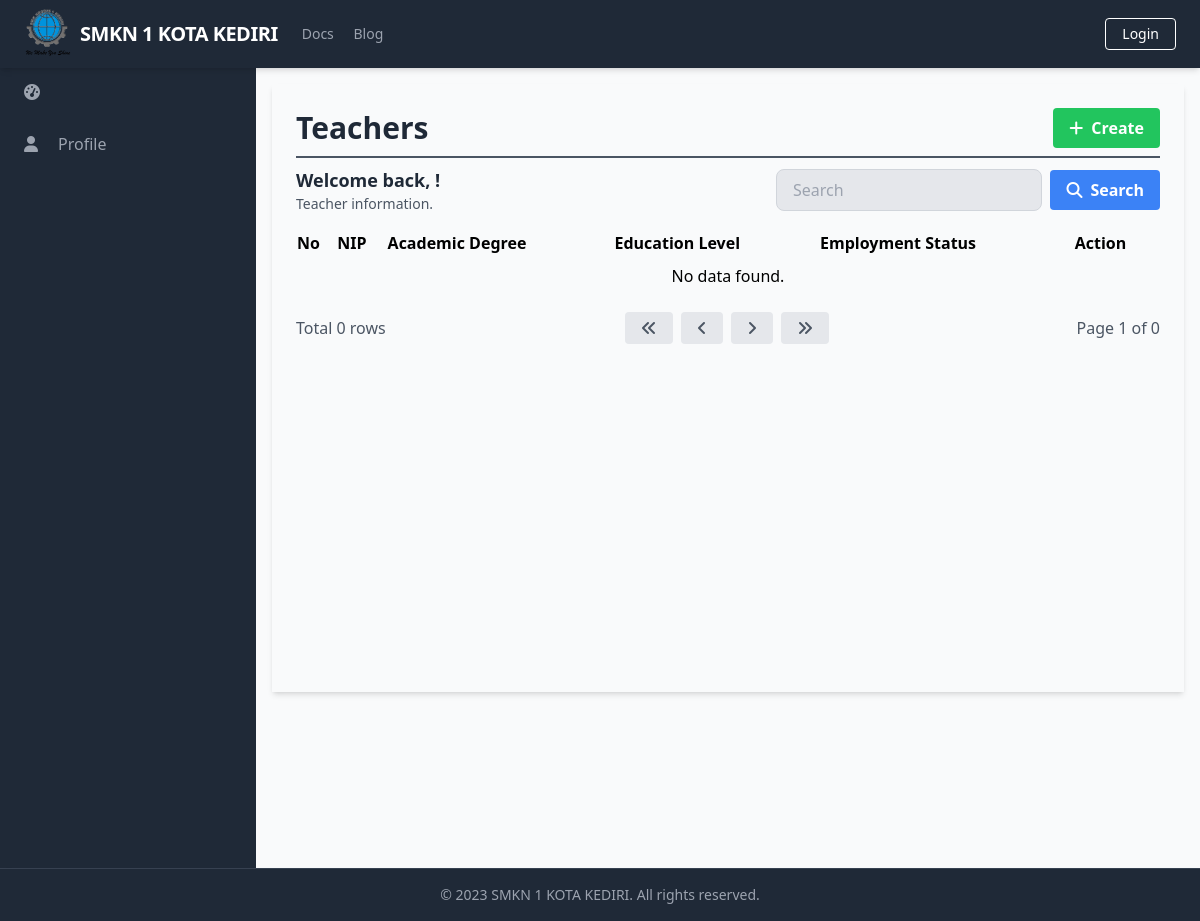
Before: /manage_teachers/manage_teachers_list.php with the older database file.
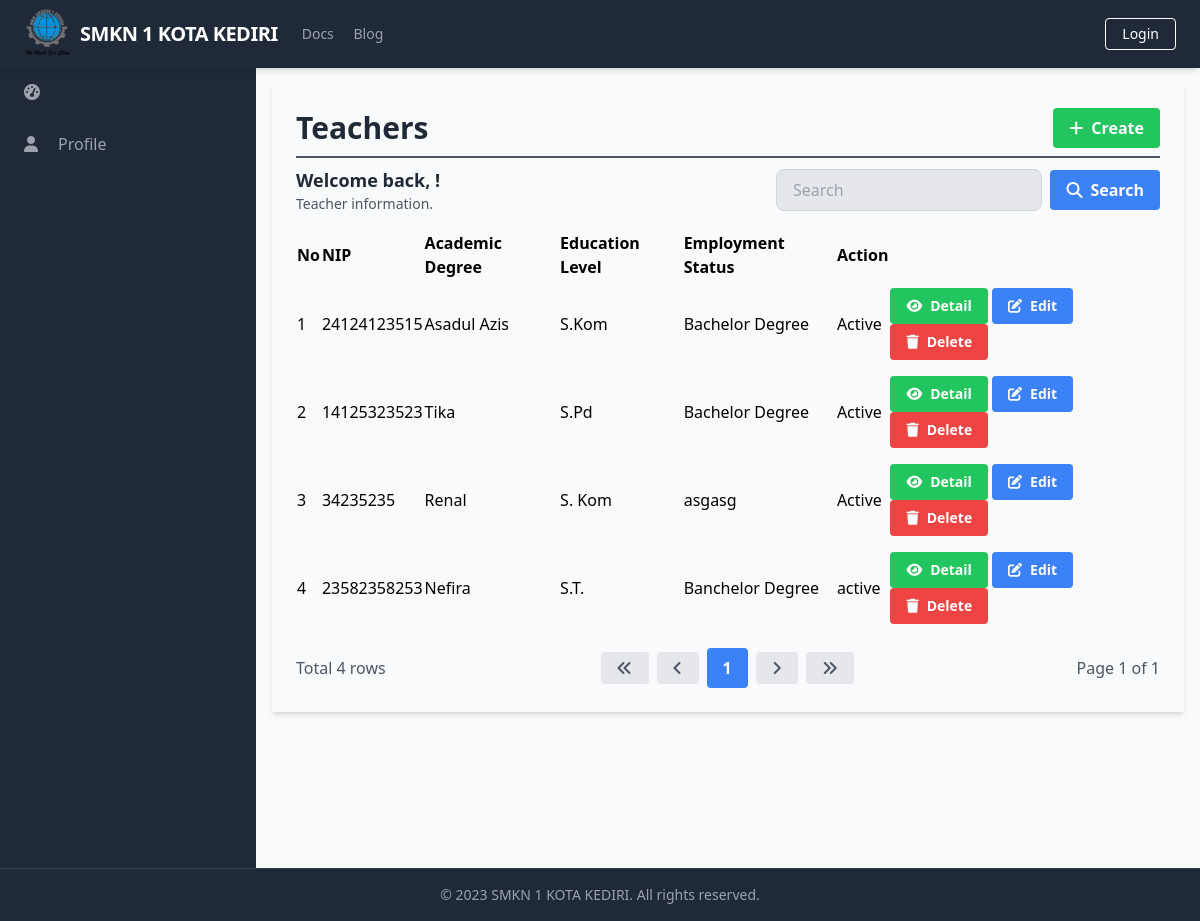
After: the same page with the newer database file.
### tables this page shows
CREATE TABLE `Teachers` (
  `TeacherID` int(11) NOT NULL,
  `NIP` varchar(20) NOT NULL,
  `AcademicDegree` varchar(50) DEFAULT NULL,
  `EducationLevel` varchar(50) DEFAULT NULL,
  `EmploymentStatus` varchar(50) DEFAULT NULL,
  `UserID` int(11) DEFAULT NULL
);

CREATE TABLE `Users` (
  `UserID` int(11) NOT NULL,
  `Username` varchar(50) NOT NULL,
  `Password` varchar(255) NOT NULL,
  `Email` varchar(100) NOT NULL,
  `FullName` varchar(100) DEFAULT NULL,
  `DateOfBirth` date DEFAULT NULL,
  `Gender` varchar(10) DEFAULT NULL,
  `Address` text DEFAULT NULL,
  `PhoneNumber` varchar(20) DEFAULT NULL,
  `RoleID` int(11) DEFAULT NULL,
  `AccountCreationDate` timestamp NOT NULL DEFAULT current_timestamp() ON UPDATE current_timestamp(),
  `LastLogin` datetime DEFAULT NULL,
  `AccountStatus` varchar(20) DEFAULT NULL,
  `ProfilePictureURL` varchar(255) DEFAULT NULL,
  `ActivationStatus` varchar(20) DEFAULT NULL
);

### database/connection.php (called while the page is built, shortened)
<?php
$baseUrl = "http://localhost/final_project_aziz_2023/";
$baseTitle = "SMKN 1 KOTA KEDIRI";
$baseLogoUrl = "http://localhost/final_project_aziz_2023/static/logo.png";

### public/manage_teachers/manage_teachers_list.php (the view, shortened to what this page needs)
<?php
require_once('../../database/connection.php');
?>
<?php include_once('../components/header.php'); ?>
<div class="h-screen flex flex-col">
    <?php include('../components/navbar.php'); ?>
    <div class="flex-grow bg-gray-50 flex flex-row shadow-md">
        <?php include('../components/sidebar.php'); ?>
        <main class="bg-gray-50 flex flex-col flex-1 overflow-y-scroll h-screen flex-shrink-0 sc-hide pb-40">
            <div class="flex items-start justify-start p-6 shadow-md m-4 flex-1 flex-col">
                <div class="flex flex-row justify-between items-center w-full border-b-2 border-gray-600 mb-2 pb-2">
                    <h1 class="text-3xl text-gray-800 font-semibold w-full">Teachers</h1>
                    <div class="flex flex-row justify-end items-center">
                        <a href="<?php echo $baseUrl; ?>public/manage_teachers/manage_teachers_create.php" class="bg-green-500 hover-bg-green-700 text-white font-bold py-2 px-4 rounded inline-flex items-center">
                            <i class="fas fa-plus mr-2"></i>
                            <span>Create</span>
                        </a>
                    </div>
                </div>
                <div class="flex flex-col w-full">
                    <div class="flex flex-row justify-between items-center w-full mb-2 pb-2">
                        <div>
                            <h2 class="text-lg text-gray-800 font-semibold">Welcome back, <?php echo $_SESSION['FullName']; ?>!</h2>
                            <p class="text-gray-600 text-sm">Teacher information.</p>
                        </div>
                        <form class="flex items-center justify-end space-x-2 w-96">
                            <input type="text" name="search" class="bg-gray-200 focus-bg-white focus-outline-none border border-gray-300 rounded-lg py-2 px-4 block w-full appearance-none leading-normal" placeholder="Search" value="<?php echo isset($_GET['search']) ? $_GET['search'] : ''; ?>">
                            <button type="submit" class="bg-blue-500 hover-bg-blue-700 text-white font-bold py-2 px-4 rounded space-x-2 inline-flex items-center">
                                <i class="fas fa-search"></i>
                                <span>Search</span>
                            </button>
                        </form>
                    </div>
                    <table class="min-w-full">
                        <thead>
                            <tr>
                                <th class="text-left">No</th>
                                <th class="text-left">NIP</th>
                                <th class="text-left">Academic Degree</th>
                                <th class="text-left">Education Level</th>
                                <th class="text-left">Employment Status</th>
                                <th class="text-left">Action</th>
                            </tr>
                        </thead>
                        <tbody>
                            <?php
                            $searchTerm = isset($_GET['search']) ? $_GET['search'] : '';
                            $page = isset($_GET['page']) ? $_GET['page'] : 1;
                            $query = "SELECT Teachers.TeacherID, Teachers.NIP, Teachers.AcademicDegree, Teachers.EducationLevel, Teachers.EmploymentStatus, Users.FullName
                        FROM Teachers
                        INNER JOIN Users ON Teachers.UserID = Users.UserID
                        WHERE Teachers.NIP LIKE '%$searchTerm%'
                        OR Teachers.AcademicDegree LIKE '%$searchTerm%'
                        OR Teachers.EducationLevel LIKE '%$searchTerm%'
                        OR Teachers.EmploymentStatus LIKE '%$searchTerm%'
                        LIMIT 15 OFFSET " . ($page - 1) * 15;
                            $result = $conn->query($query);
                            $queryCount = "SELECT COUNT(*) AS count
                             FROM Teachers
                             INNER JOIN Users ON Teachers.UserID = Users.UserID
                             WHERE Teachers.NIP LIKE '%$searchTerm%'";
                            $resultCount = $conn->query($queryCount);
                            $rowCount = $resultCount->fetch_assoc()['count'];
                            $totalPage = ceil($rowCount / 15);
                            $no = 1;
                            while ($row = $result->fetch_assoc()) {
                            ?>
                                <tr>
                                    <td class=""><?php echo $no++; ?></td>
                                    <td class=""><?php echo $row['NIP']; ?></td>
                                    <td class=""><?php echo $row['FullName']; ?></td>
                                    <td class=""><?php echo $row['AcademicDegree']; ?></td>
                                    <td class=""><?php echo $row['EducationLevel']; ?></td>
                                    <td class=""><?php echo $row['EmploymentStatus']; ?></td>
                                    <td class='py-2'>
                                        <a href="<?php echo $baseUrl; ?>public/manage_teachers/manage_teachers_detail.php?id=<?php echo $row['TeacherID'] ?>" class='bg-green-500 hover-bg-green-700 text-white font-bold py-2 px-4 rounded inline-flex items-center text-sm'>
                                            <i class='fas fa-eye mr-2'></i>
                                            <span>Detail</span>
                                        </a>
                                        <a href="<?php echo $baseUrl; ?>public/manage_teachers/manage_teachers_update.php?id=<?php echo $row['TeacherID'] ?>" class='bg-blue-500 hover-bg-blue-700 text-white font-bold py-2 px-4 rounded inline-flex items-center text-sm'>
                                            <i class='fas fa-edit mr-2'></i>
                                            <span>Edit</span>
                                        </a>
                                        <a href="#" onclick="confirmDelete(<?php echo $row['TeacherID']; ?>)" class='bg-red-500 hover-bg-red-700 text-white font-bold py-2 px-4 rounded inline-flex items-center text-sm'>
                                            <i class='fas fa-trash mr-2'></i>
                                            <span>Delete</span>
                                        </a>
                                    </td>
                                </tr>
                            <?php
                            }
                            if ($result->num_rows === 0) {
                            ?>
                                <tr>
                                    <td colspan="6" class="py-2 text-center">No data found.</td>
                                </tr>
                            <?php
                            }
                            ?>
                        </tbody>
                    </table>
                    <div class="flex flex-row justify-between items-center w-full mt-4">
                        <div class="flex flex-row justify-start items-center">
                            <span class="text-gray-600">Total <?php echo $rowCount; ?> rows</span>
                        </div>
                        <div class="flex flex-row justify-end items-center space-x-2">
                            <a href="?page=1&search=<?php echo $searchTerm; ?>" class="bg-gray-200 hover-bg-gray-300 text-gray-600 font-bold py-2 px-4 rounded inline-flex items-center">
                                <i class="fas fa-angle-double-left"></i>
                            </a>
                            <a href="?page=<?php if ($page == 1) {
                                                echo $page;
                                            } else {
                                                echo $page - 1;
                                            } ?>&search=<?php echo $searchTerm; ?>" class="bg-gray-200 hover-bg-gray-300 text-gray-600 font-bold py-2 px-4 rounded inline-flex items-center">
                                <i class="fas fa-angle-left"></i>
                            </a>
                            <?php
                            $startPage = $page - 2;
                            $endPage = $page + 2;
                            if ($startPage < 1) {
                                $endPage += abs($startPage) + 1;
                                $startPage = 1;
                            }
                            if ($endPage > $totalPage) {
                                $startPage -= $endPage - $totalPage;
                                $endPage = $totalPage;
                            }
                            if ($startPage < 1) {
                                $startPage = 1;
                            }
                            for ($i = $startPage; $i <= $endPage; $i++) {
                                if ($i == $page) {
                                    echo "<a href='?page=$i&search=$searchTerm' class='bg-blue-500 hover-bg-blue-700 text-white font-bold py-2 px-4 rounded inline-flex items-center'>$i</a>";
                                } else {
                                    echo "<a href='?page=$i&search=$searchTerm' class='bg-gray-200 hover-bg-gray-300 text-gray-600 font-bold py-2 px-4 rounded inline-flex items-center'>$i</a>";
                                }
                            }
                            ?>
                            <a href="?page=<?php if ($page == $totalPage) {
                                                echo $page;
                                            } else {
                                                echo $page + 1;
                                            } ?>&search=<?php echo $searchTerm; ?>" class="bg-gray-200 hover-bg-gray-300 text-gray-600 font-bold py-2 px-4 rounded inline-flex items-center">
                                <i class="fas fa-angle-right"></i>
                            </a>
                            <a href="?page=<?php echo $totalPage; ?>&search=<?php echo $searchTerm; ?>" class="bg-gray-200 hover-bg-gray-300 text-gray-600 font-bold py-2 px-4 rounded inline-flex items-center">
                                <i class="fas fa-angle-double-right"></i>
                            </a>
                        </div>
                        <div class="flex flex-row justify-end items-center ml-2">
                            <span class="text-gray-600">Page <?php echo $page; ?> of <?php echo $totalPage; ?></span>
                        </div>
                    </div>
                </div>
        </main>
    </div>
    <?php include('../components/footer.php'); ?>
</div>
</body>
</html>

### public/components/header.php (shortened to what this page needs)
<!DOCTYPE html>
<html lang="en">
<head>
    <link rel="stylesheet" href="<?php echo $baseUrl; ?>dist/output.css">
    <link rel="stylesheet" href="https://cdn.jsdelivr.net/npm/sweetalert2@11/dist/sweetalert2.min.css">
</head>
<body class="overflow-hidden">

### public/components/navbar.php (shortened to what this page needs)
<nav class="flex items-center justify-between flex-wrap bg-gray-800 py-2 px-6 shadow-md sticky top-0">
    <div class="flex items-center flex-shrink-0 text-white mr-6 ">
        <a href="<?php echo $baseUrl; ?>public/index.php" class="flex items-center space-x-2">
            <img src="<?php echo $baseLogoUrl; ?>" alt="Logo" class="w-12" />
            <span class="font-semibold text-xl tracking-tight"><?php echo $baseTitle; ?></span>
        </a>
    </div>
    <div class="w-full block flex-grow lg:flex lg:items-center lg:w-auto">
        <div class="text-sm lg:flex-grow">
            <a href="#responsive-header" class="block mt-4 lg:inline-block lg:mt-0 text-gray-400 hover:text-white mr-4">
                Docs
            </a>
            <a href="#responsive-header" class="block mt-4 lg:inline-block lg:mt-0 text-gray-400 hover:text-white">
                Blog
            </a>
        </div>
        <div>
            <?php
            if (isset($_SESSION['UserID'])) {
                echo '<a href="javascript:void(0);" onclick="confirmLogout()" class="inline-block text-sm px-4 py-2 leading-none border rounded text-white border-white hover:border-transparent hover:text-gray-500 hover:bg-white mt-4 lg:mt-0">Logout</a>';
            } else {
                echo '<a href="login.php" class="inline-block text-sm px-4 py-2 leading-none border rounded text-white border-white hover:border-transparent hover:text-gray-500 hover:bg-white mt-4 lg:mt-0">Login</a>';
            }
            ?>
        </div>
    </div>
</nav>

### public/components/sidebar.php (shortened to what this page needs)
<aside class="bg-gray-800 text-white w-64 overflow-y-scroll h-screen flex-shrink-0 sc-hide">
    <ul class="text-gray-400">
        <li class="px-6 py-4 hover:bg-gray-700 cursor-pointer space-x-2 flex items-center">
            <i class="fas fa-tachometer-alt mr-3"></i>
        </li>
        <li class="px-6 py-4 hover-bg-gray-700 cursor-pointer space-x-2 flex items-center">
            <i class="fas fa-user mr-3"></i>
            <a href="../profiles/profile.php">Profile</a>
        </li>
    </ul>
    <hr class="mt-60 border-transparent">
</aside>

### public/components/footer.php (shortened to what this page needs)
<footer class="bg-gray-800 text-gray-400 py-4 shadow-md mt-auto sticky bottom-0 border-t border-gray-700">
    <div class="container mx-auto text-center text-sm">
        <p>&copy; 2023 <?php echo $baseTitle; ?>. All rights reserved.</p>
    </div>
</footer>

Changed rows visible on the page:
added teachers: NIP "24124123515", UserID.FullName "Asadul Azis", AcademicDegree "S.Kom", EducationLevel "Bachelor Degree", EmploymentStatus "Active"
added teachers: NIP "14125323523", UserID.FullName "Tika", AcademicDegree "S.Pd", EducationLevel "Bachelor Degree", EmploymentStatus "Active"
added teachers: NIP "34235235", UserID.FullName "Renal", AcademicDegree "S. Kom", EducationLevel "asgasg", EmploymentStatus "Active"
added teachers: NIP "23582358253", UserID.FullName "Nefira", AcademicDegree "S.T.", EducationLevel "Banchelor Degree", EmploymentStatus "active"
Other visible differences:
$rowCount: "0" → "4"
$totalPage: "0" → "1"
new list line: "1"
text no longer shown: "No data found."
